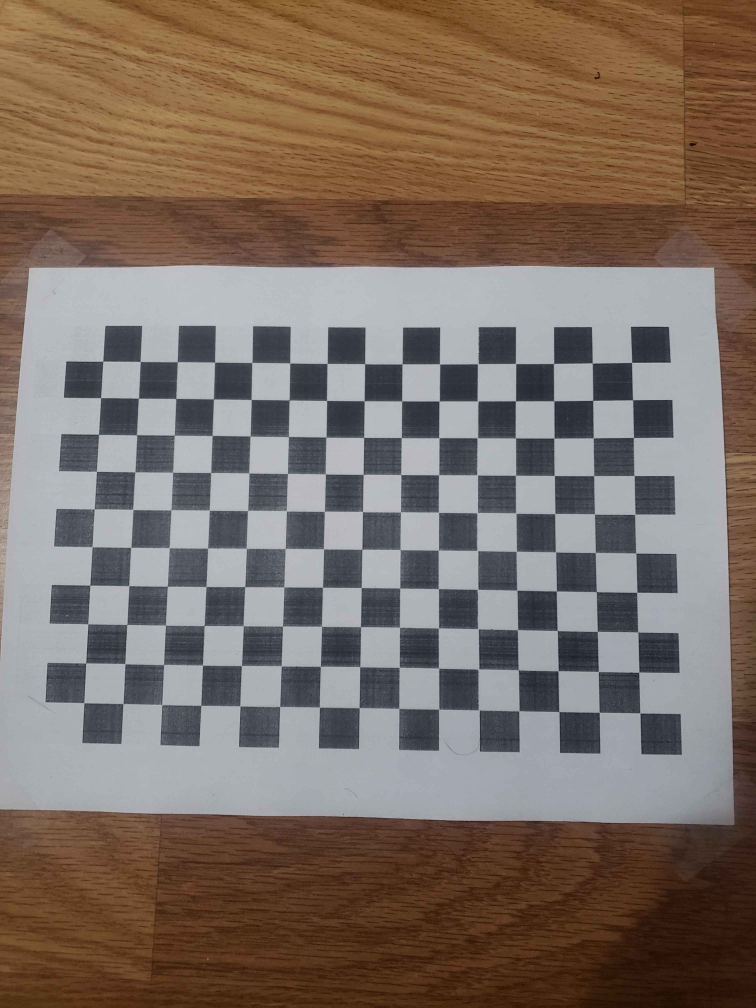
#> input picture hw3/images/im1.jpg, 3024 x 4032 px (shown at 1/4 size); its folder holds 4 pictures in this run
$ python p1.py
#> lines starting #> are read from the running program, lines starting #| are printed output that depends on the picture
#PROBLEM 1

# This code first loads and pinpoints the corners on the board from 20 different images. If the board can't be detected, the image is skipped.To make detection easier
# I scale the image size down, increase contrast, and greyscale it. The changes to K matrix from rescaling it is then reversed after calibration is done.
# Then I use open cv to calibrate the camera based on the detected corners from different angles and the according 2D and 3D points. This gives the K matrix.
# The rotation and translation vectors are then extracted and printed along with the K matrix. Finally, the camera positions for all 20 images are located and plotted.

import os
import cv2
import numpy as np
import glob
import matplotlib.pyplot as plt
from mpl_toolkits.mplot3d import Axes3D

#resize function
def resize_image(image, scale_percent):
    width = int(image.shape[1] * scale_percent / 100)
    height = int(image.shape[0] * scale_percent / 100)
    dimensions = (width, height)
    resized_image = cv2.resize(image, dimensions, interpolation=cv2.INTER_AREA)
    return resized_image

checkerboard_size = (15, 10)
square_size = 1.0

#object points for the checkerboard
objp = np.zeros((checkerboard_size[0] * checkerboard_size[1], 3), np.float32)
objp[:, :2] = np.mgrid[0:checkerboard_size[0], 0:checkerboard_size[1]].T.reshape(-1, 2) * square_size

objpoints = []
imgpoints = []

images = glob.glob(r'C:\Users\nihal\OneDrive\Desktop\.vscode\CompVision\hw3\images\im*.jpg')
output_dir = r'C:\Users\nihal\OneDrive\Desktop\.vscode\CompVision\hw3\processed'
os.makedirs(output_dir, exist_ok=True)

for img_path in images:

    #rescale, greyscale, contrast
    img = cv2.imread(img_path)
#> img is the input picture: shape (4032, 3024, 3); mean B, G, R 99.8, 109.8, 124.4
    # img = resize_image(img,50)
    gray = cv2.cvtColor(img, cv2.COLOR_BGR2GRAY)
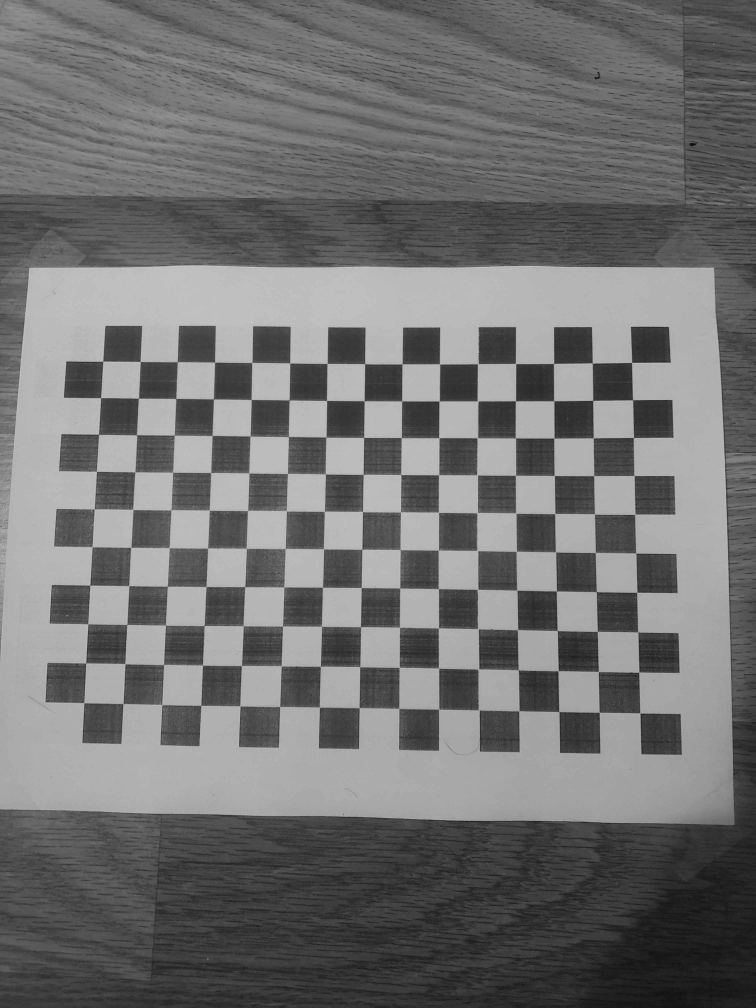
#> gray: shape (4032, 3024) (shown at 1/4 size); min 1, max 213, mean 113.1
    gray_eq = cv2.equalizeHist(gray)
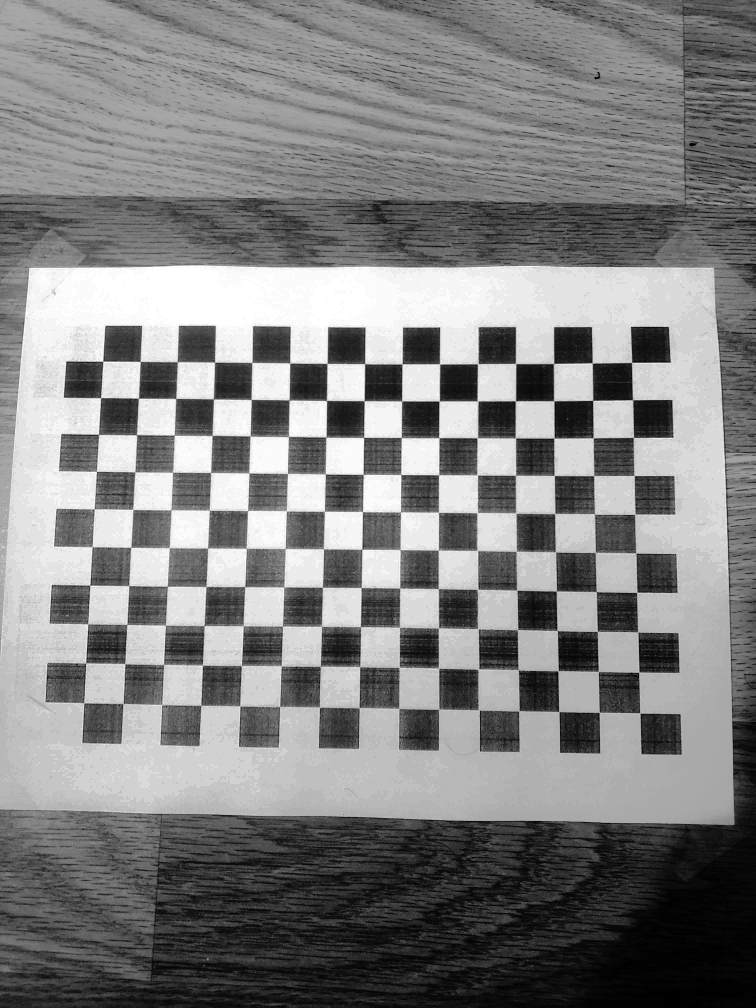
#> gray_eq: shape (4032, 3024) (shown at 1/4 size); min 0, max 255, mean 129.1

    cv2.imshow('Processed Image', gray_eq)
    cv2.waitKey(500)

    ret, corners = cv2.findChessboardCorners(gray_eq, checkerboard_size, None)
#> ret = False; corners = None

    if ret:
        objpoints.append(objp)
        imgpoints.append(corners)
        corner_image = img.copy()
        cv2.drawChessboardCorners(corner_image, checkerboard_size, corners, ret)

        output_path = os.path.join(output_dir, os.path.basename(img_path).replace('.jpg', '_processed_corners.jpg'))
        cv2.imwrite(output_path, corner_image)
        print(f'Saved: {output_path}')
    else:
        print(f'Checkerboard not found in: {img_path}')
#> pass 2 of the loop `for img_path in images:`:
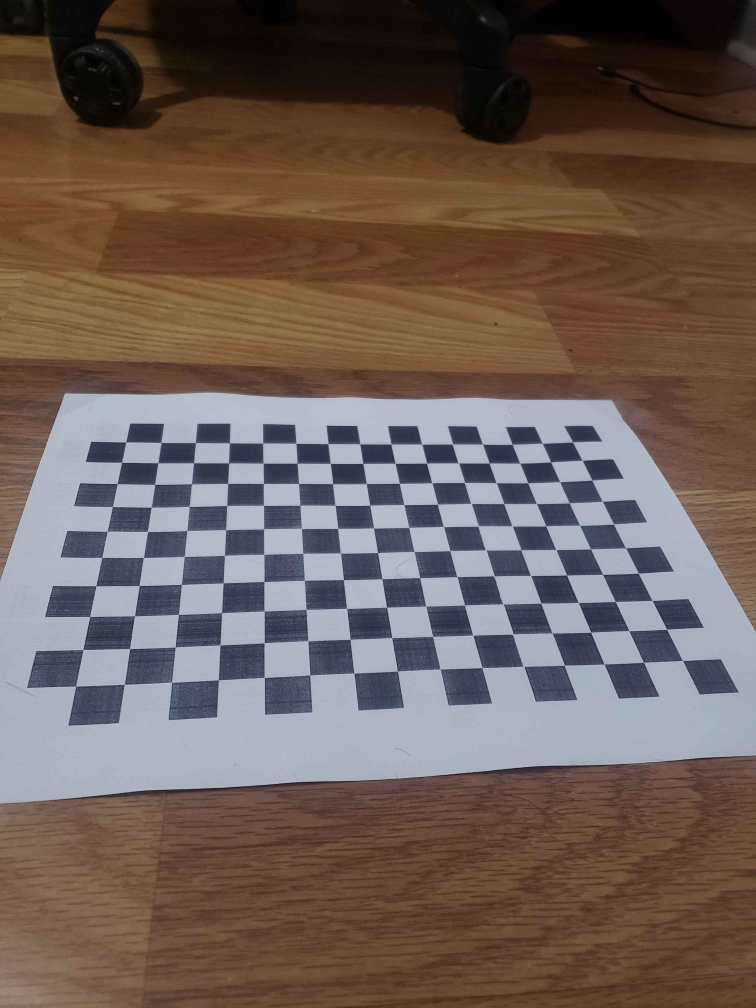
#> input picture hw3/images/im10.jpg, 3024 x 4032 px (shown at 1/4 size)
#> img is the input picture: shape (4032, 3024, 3); mean B, G, R 86, 93.4, 108.4
#> `gray = cv2.cvtColor(img, cv2.COLOR_BGR2GRAY)`:
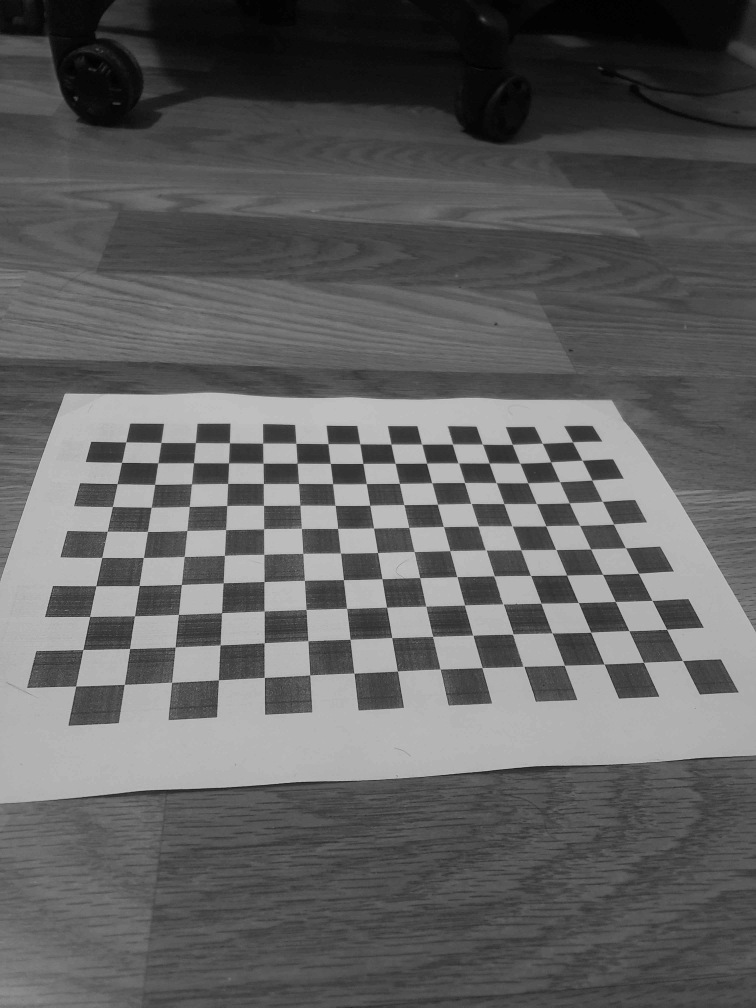
#> gray: shape (4032, 3024) (shown at 1/4 size); min 0, max 221, mean 97.1
#> `gray_eq = cv2.equalizeHist(gray)`:
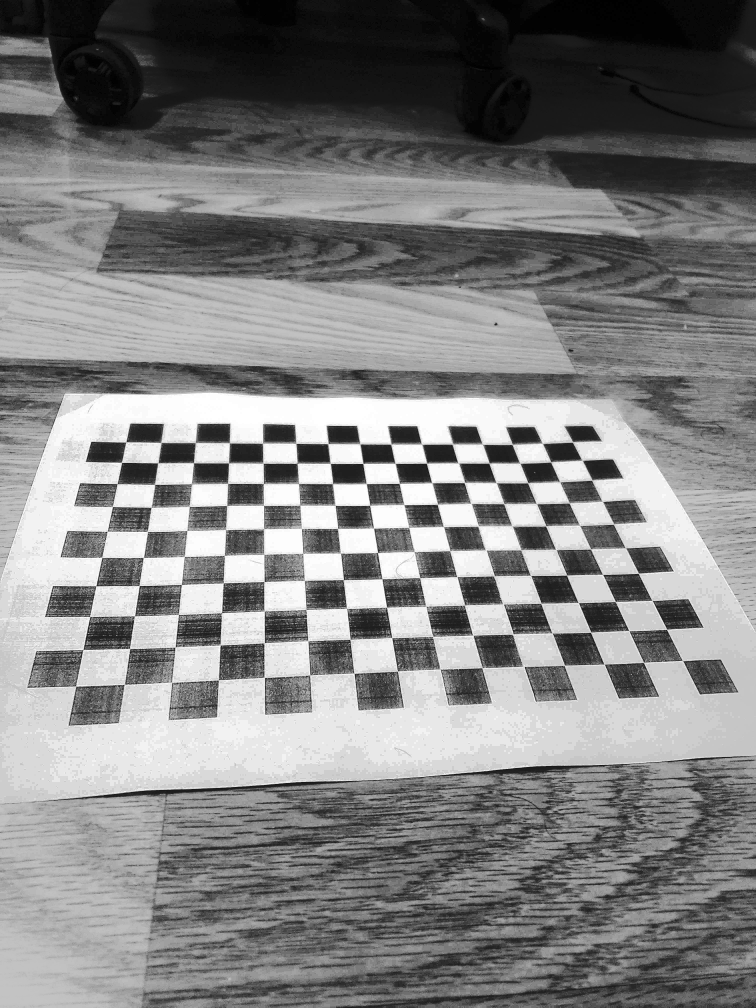
#> gray_eq: shape (4032, 3024) (shown at 1/4 size); min 0, max 255, mean 129.6
#> ret = True; corners = 150 rows, first 8: [2731, 2643.5], [2574.7, 2651.9], [2416.5, 2656.9], [2258.5, 2662], [2095.4, 2667], [1928.3, 2673.5], [1762, 2677.5], [1591.1, 2685.5]
#> pass 3 of the loop `for img_path in images:`:
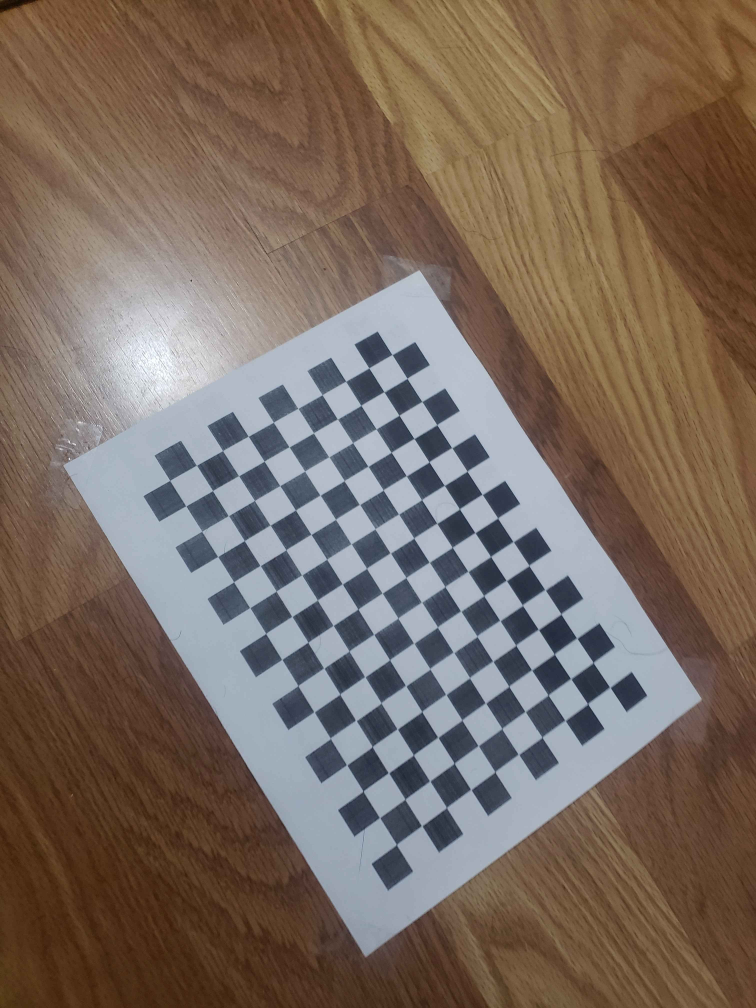
#> input picture hw3/images/im11.jpg, 3024 x 4032 px (shown at 1/4 size)
#> img is the input picture: shape (4032, 3024, 3); mean B, G, R 94.8, 106, 121.6
#> `gray = cv2.cvtColor(img, cv2.COLOR_BGR2GRAY)`:
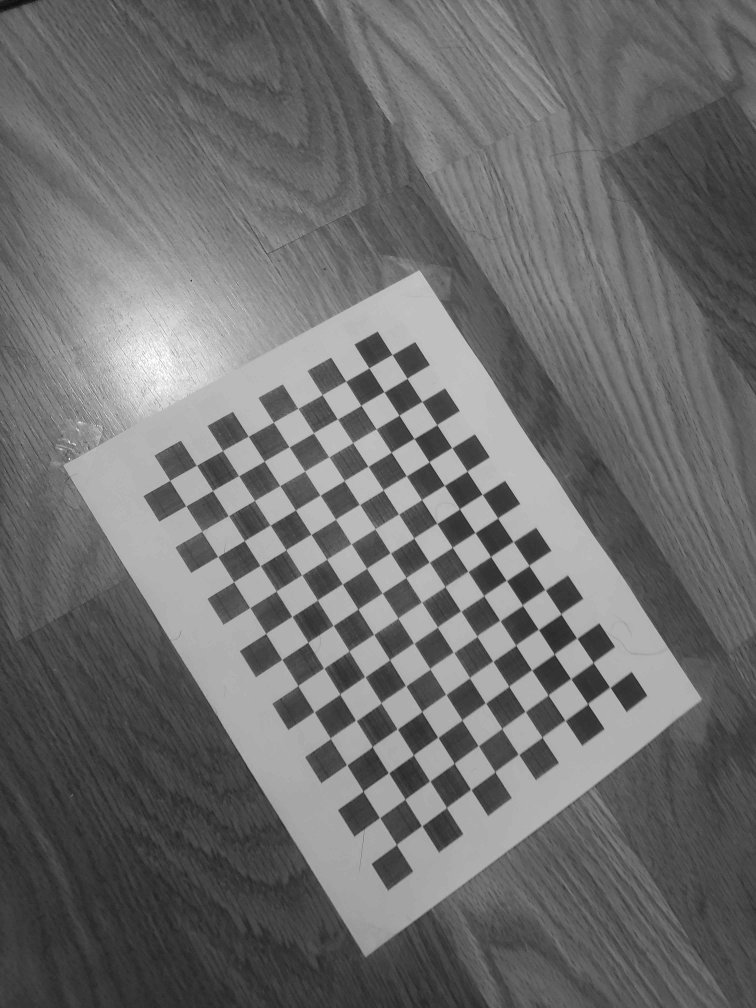
#> gray: shape (4032, 3024) (shown at 1/4 size); min 3, max 255, mean 109.4
#> `gray_eq = cv2.equalizeHist(gray)`:
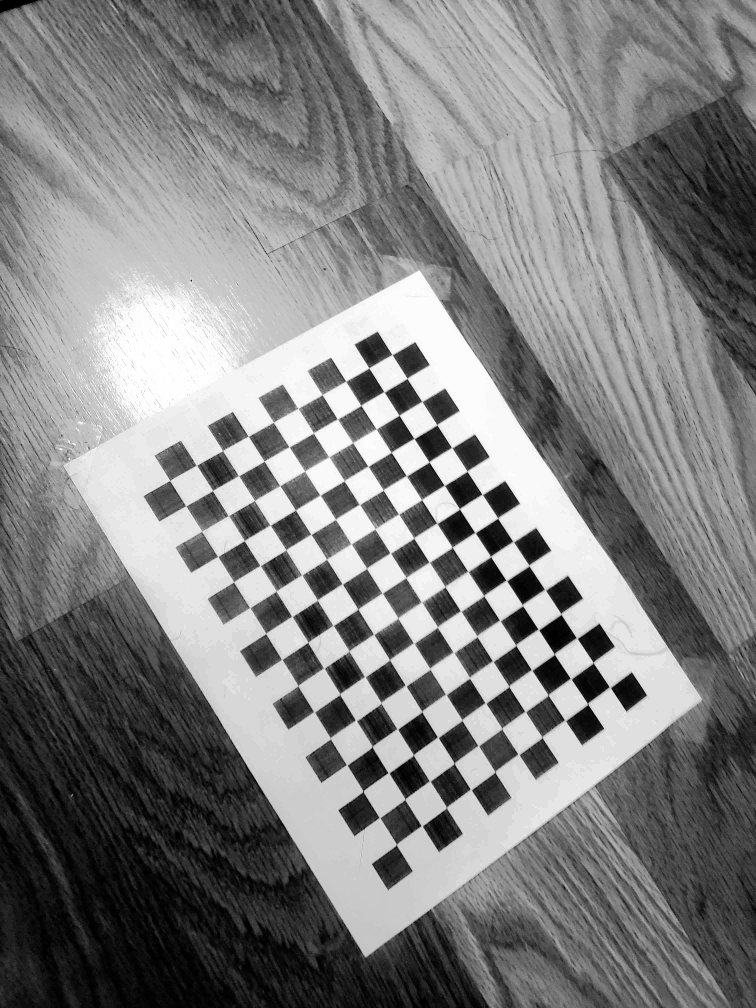
#> gray_eq: shape (4032, 3024) (shown at 1/4 size); min 0, max 255, mean 128.7
#> corners = 150 rows, first 8: [1588.6, 3378.7], [1520, 3271.5], [1454, 3167], [1389, 3060], [1322.7, 2955.4], [1257.5, 2849.5], [1193.7, 2742.9], [1128.5, 2639]
#> the loop made 4 passes; the first 3 are shown

cv2.destroyAllWindows()

#calibration
ret, K, dist_coeffs, rvecs, tvecs = cv2.calibrateCamera(objpoints, imgpoints, gray.shape[::-1], None, None)

#offset rescaling
# K = K*2
# Print K and rotation / translation matrices
print("Camera Matrix (K):")
print(K)
print("\nRotation Vectors (R):")
for rvec in rvecs:
    print(rvec)
print("\nTranslation Vectors (t):")
for tvec in tvecs:
    print(tvec)

R_matrices = []
camera_positions = []
viewing_vectors = []

#camera pos and viewing vectors
for rvec, tvec in zip(rvecs, tvecs):
    R, _ = cv2.Rodrigues(rvec)
    R_matrices.append(R)

    camera_position = -R.T @ tvec
    camera_positions.append(camera_position)

    viewing_direction = R.T @ np.array([0, 0, -1])
    viewing_vectors.append(viewing_direction)

#camera positions
X = [pos[0] for pos in camera_positions]
Y = [pos[1] for pos in camera_positions]
Z = [-pos[2] for pos in camera_positions]

#veiwing vectors
U = [vec[0] for vec in viewing_vectors]
V = [vec[1] for vec in viewing_vectors]
W = [-vec[2] for vec in viewing_vectors]

#ALL PLOTTING BELOW
fig = plt.figure()
ax = fig.add_subplot(111, projection='3d')

#camera postions
ax.scatter(X, Y, Z, c='r', marker='o', label='Camera Positions')
scale_factor = -3

#camera viewing vectors
for i in range(len(camera_positions)):
    wtc = camera_positions[i]
    camera_direction = viewing_vectors[i]
    ax.quiver(
        wtc[0], wtc[1], -wtc[2],
        camera_direction[0] * scale_factor,
        camera_direction[1] * scale_factor,
        -camera_direction[2] * scale_factor,
        color='b'
    )

#Plot the checkerboard
corner_points = objp[[0, checkerboard_size[0] - 1, -1, -(checkerboard_size[0])]]  # 4 corners

ax.plot([corner_points[0, 0], corner_points[1, 0], corner_points[2, 0], corner_points[3, 0], corner_points[0, 0]],
        [corner_points[0, 1], corner_points[1, 1], corner_points[2, 1], corner_points[3, 1], corner_points[0, 1]],
        [0, 0, 0, 0, 0],
        color='g', label='Checkerboard')

ax.set_xlabel('X')
ax.set_ylabel('Y')
ax.set_zlabel('Z')
ax.set_title('Camera Positions, Viewing Vectors, and Checkerboard')

plt.legend()
plt.show()
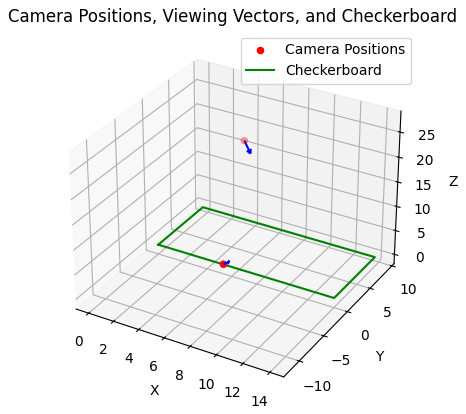
#> figure drawn by matplotlib, 1 panel
